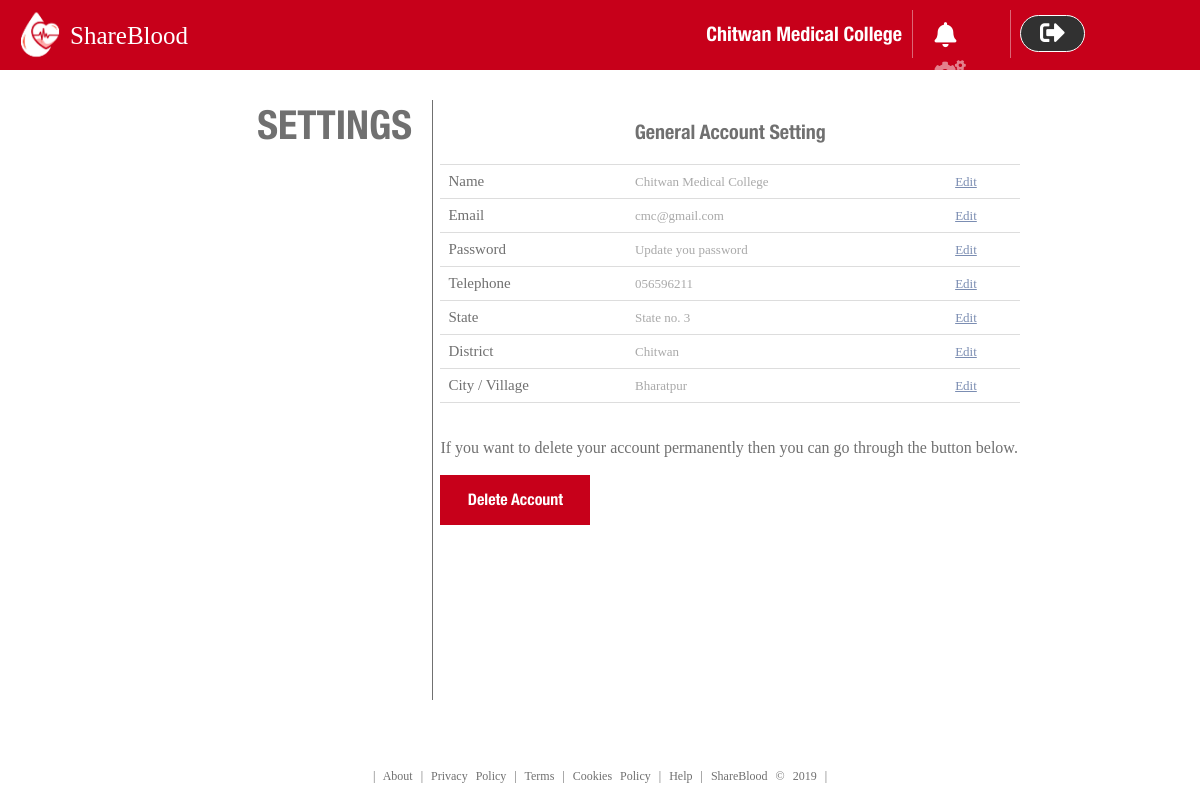
The app's page /settings.php (signed in) with its own data.
### tables this page shows
CREATE TABLE `hospital` (
  `id` int(11) NOT NULL,
  `name` varchar(200) NOT NULL,
  `email` varchar(200) NOT NULL,
  `password` varchar(16) NOT NULL,
  `picture` varchar(500) NOT NULL,
  `telephone` varchar(10) NOT NULL,
  `state` int(1) NOT NULL,
  `district` varchar(100) NOT NULL,
  `city / village` varchar(100) NOT NULL,
  `created date` datetime NOT NULL
);

### modules/session.php (called while the page is built, shortened)
<?php
include('connection.php') ;
$email = $_SESSION['email'] ;
$query = " SELECT * FROM hospital WHERE email='$email' " ;
$data = mysqli_query($conn , $query) ;
$result = mysqli_fetch_assoc($data);
?>

### settings.php (the view, shortened to what this page needs)
<?php
include('modules/session.php') ;
?>
<!DOCTYPE html>
<html lang="en">
<head>
    <link rel="stylesheet" href="css/settings.css">
    <link rel="stylesheet" href="https://use.fontawesome.com/releases/v5.5.0/css/all.css">
</head>
<body>
   <div class = "nav" >
            <img src = "images/trans.png">
            <span id="shareblood">ShareBlood</span>
             <div class="hospital-detail">
                <div class="hospital-name-box">
                    <a href="home.php"><?php echo $result['name']; ?></a>
                </div>
                <div class="options-box">
                    <i class="fas fa-bell" id="bell" title="Notification"></i>
                    <i class="fas fa-cogs" id="setting" title="Setting" onclick="window.location.href='settings.php'"></i>
                </div>
                <div class="logout-box">
                    <button title="Click here to logout." onclick="logoutClick()"><i class="fas fa-sign-out-alt"></i></button>
                </div>
            </div>
    </div>
    <div class = "main-box">
        <div class="setting-title">
            <span id="setting-heading">SETTINGS</span>
        </div>
        <div class="setting-table">
            <h3>General Account Setting</h3>
            <table id="setting-table">
                <tr id="tr1">
                    <td>Name</td>
                    <td><?php echo $result['name']; ?></td>
                    <td><i class="fa fa-edit" id="edit1"></i></td>
                    <td>Edit</td>
                </tr>
                <tr id="tr2">
                    <td>Email</td>
                    <td><?php echo $result['email']; ?></td>
                    <td><i class="fa fa-edit" id="edit2"></i></td>
                    <td>Edit</td>
                </tr>
                <tr id="tr3">
                    <td>Password</td>
                    <td>Update you password</td>
                    <td><i class="fa fa-edit" id="edit3"></i></td>
                    <td>Edit</td>
                </tr>
                <tr id="tr4">
                    <td>Telephone</td>
                    <td><?php echo $result['telephone']; ?></td>
                    <td><i class="fa fa-edit" id="edit4"></i></td>
                    <td>Edit</td>
                </tr>
                <tr id="tr5">
                    <td>State</td>
                    <td><?php echo 'State no. '.$result['state']; ?></td>
                    <td><i class="fa fa-edit" id="edit5"></i></td>
                    <td>Edit</td>
                </tr>
                <tr id="tr6">
                    <td>District</td>
                    <td><?php echo $result['district']; ?></td>
                    <td><i class="fa fa-edit" id="edit6"></i></td>
                    <td>Edit</td>
                </tr>
                <tr id="tr7">
                    <td>City / Village</td>
                    <td><?php echo $result['city / village']; ?></td>
                    <td><i class="fa fa-edit" id="edit7"></i></td>
                    <td>Edit</td>
                </tr>
            </table>
                <br><br>
                <span id="info">If you want to delete your account permanently then you can go through the button below.</span>
                <br><br>
            <button id="btn-delete">Delete Account </button>
        </div>
    </div>
     <div class="footer">
                | <a href="about.html" target="_Blank">About</a>
                | <a href="privacy.html" target="_Blank">Privacy Policy</a>
                | <a href="terms.html" target="_Blank">Terms</a>
                | <a href="cookies.html" target="_Blank">Cookies Policy</a>
                | <a href="help.html" target="_Blank">Help</a>
                | ShareBlood &copy; 2019 |
     </div>
</body>
</html>

### css/settings.css (style rules this page uses)
body { margin:0 ; padding: 0; }
.nav { background-color: #C7001A; height: 70px; }
.nav img { height: 80px; width: 80px ; margin-top : -5px; }
#shareblood { color : white ; font-family: HelveticaNeueCondensedBlack ; font-size: 25px; position: absolute ; top:22px; margin-left:-10px; }
.hospital-detail { float: right; width : 80%; height: 68px; }
.hospital-name-box { width : 70%; height: 70%; border-right: 1px solid #DB6776; margin-top:10.2px; text-align: right; }
.hospital-name-box a { text-decoration: none ; color: #ffffff ; font-size: 20px; font-family: HelveticaNeueCondensedBold; padding-right:10px; position: relative; top:25%; }
.options-box { width: 8%; height: 48px; border-right: 1px solid #DB6776; position: absolute; top : 1.3%; left : 76.2% ; }
#bell , #setting { font-size: 25px; color : #ffffff ; padding-left: 20px; margin-top : 12px; }
#setting { opacity: 0.5; }
.logout-box { width : 9% ; height: 46px ; border: none ; position: absolute; top: 1.3% ; left : 85%; color : #ffffff ; }
.logout-box button { width:60%; height: 80%; font-size:25px; color : #ffffff ; outline: none; border-radius: 25px; margin-top:5px; border: 1px solid #ffffff ; background-color: #313131 ; color : #ffffff ; }
.main-box { width : 70% ; height: 600px; margin-left : 15% ; margin-right: 15% ; margin-top : 30px; }
.setting-title { float : left ; width : 30% ; height: 100% ; border-right : 1px solid #707070 }
.setting-table { float : right ; width : 69% ; height: 100%; }
#setting-heading { color : #707070 ; font-family: HelveticaNeueCondensedBold ; font-size: 40px; float: right; margin-right : 20px; }
h3 { font-family: HelveticaNeueCondensedBold; color : #707070 ; font-size: 20px; text-align: center ; }
.setting-table table { width : 100% ; height: auto; border-collapse: collapse; font-family: HelveticaNeueMedium ; font-size : 15px ; color : #707070 ; }
td { border-top : 1px solid #dddddd ; border-bottom: 1px solid #dddddd ; text-align: left; padding: 8px; }
td:nth-child(2) , td:nth-child(4) { opacity: 0.6 ; font-size : 13px; }
td:nth-child(3) { text-align: right; color : #24427F ; font-size : 12px; }
td:nth-child(4) { text-decoration: underline ; color : #24427F ; }
#info { font-family: HelveticaNeueThin ; font-size: 16px; color : #707070 ; }
#btn-delete { background-color: #C7001A ; color : #ffffff ; font-family: HelveticaNeueCondensedBold ; font-size: 16px; border: none ; outline: none ; height: 50px ; width : 150px; }
.footer { text-align: center ; position: fixed; left: 0; bottom: 2%; width: 100%; color : #707070 ; word-spacing: 5px; font-family: HelveticaNeueThin ; font-size: 12px; }
.footer a { color : inherit ; text-decoration: none ; }

### records on screen
hospital: name "Chitwan Medical College", email "cmc@gmail.com", telephone "056596211", state "3", district "Chitwan", value "Bharatpur"
